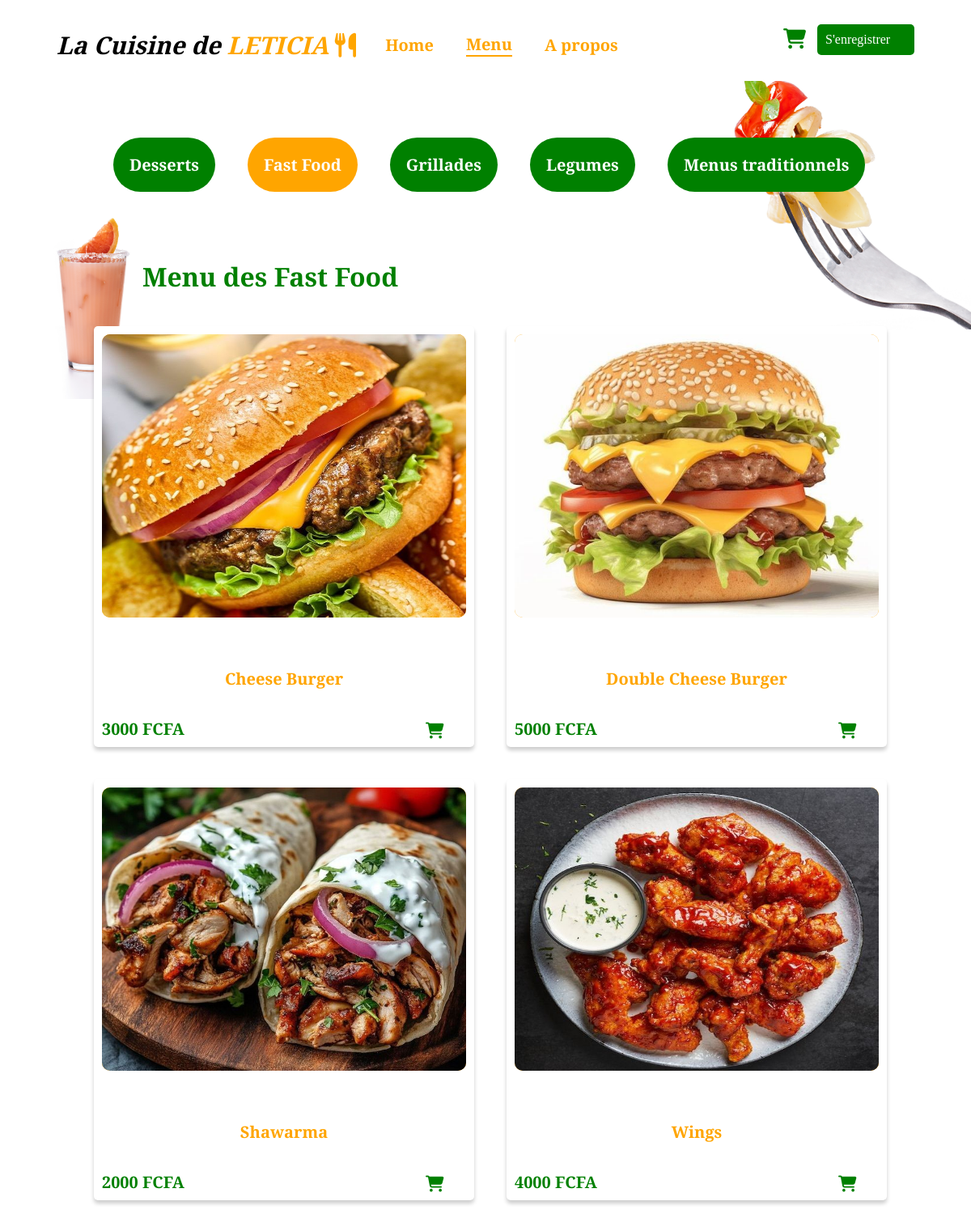
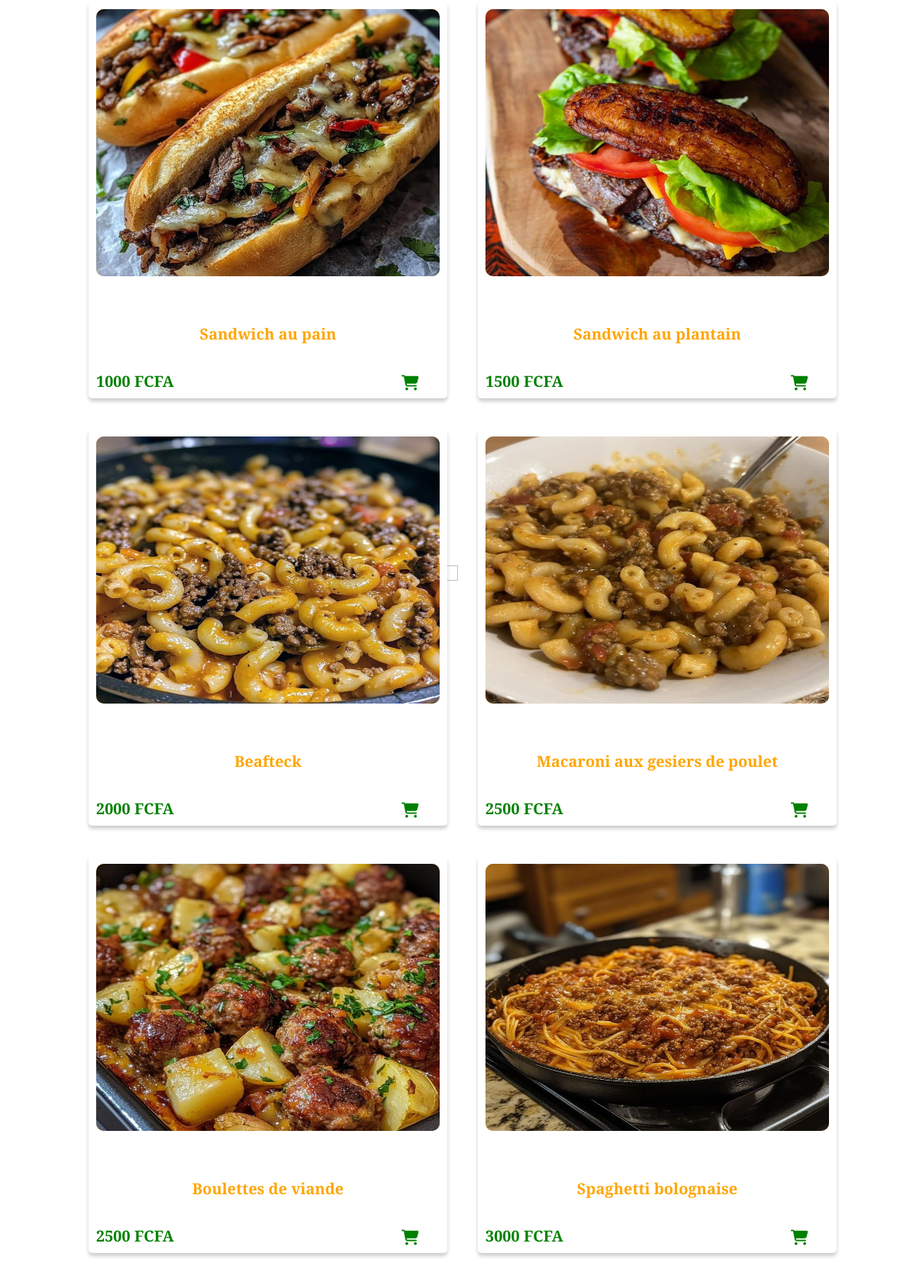
The page /menu?type=Fast+Food (upper part) on the database its author committed (2 pictures, top to bottom).
### model/repas.py (models this page shows, shortened)
class Repas(Base):
    def __init__(self, name = '',photo = '', prix = '', type = ''):
        self.name = name
        self.photo = photo
        self.prix = prix
        self.type = type
        self.Session = sessionmaker(bind = engine)
    __tablename__ = 'Repas'
    id = Column('id', Integer, primary_key = True, autoincrement = True)
    name = Column('name', String(255))
    description = Column('description', String(1023))
    photo = Column('photo', String(255))
    prix = Column('prix', String(255))
    type = Column('type', String(255))
    def Get_repas(self):
        session = self.Session()
        result = session.query(Repas).filter(Repas.type== self.type).all()
        if result == None:
            return False
        return result
    def Get_all_type(self):
        session = self.Session()
        result = session.query(Repas.type).group_by(Repas.type).all()
        if result == None:
            return False
        return result[1:]

### app.py (the view)
@app.route('/menu')
def menu(tpe = 'Fast Food'):
    all_type = Repas().Get_all_type()
    all_types = []
    for type in all_type:
        all_types.append(type[0])
    tpe = 'Fast Food'
    r = Repas(type=tpe)
    try:
        tpe = request.args.get('type')
        r = Repas(type=tpe)
    except:
        pass
    repas = r.Get_repas()
    return render_template('menu.html', repas=repas, type=tpe, all_types=all_types)

### templates/menu.html (shortened to what this page needs)
<!DOCTYPE html>
<html>
    <head>
        <link rel="stylesheet" href="{{ url_for('static', filename='css/style.css') }}">
        <link rel="stylesheet" href="{{ url_for('static', filename='css/card.css') }}">
        <link href="https://cdnjs.cloudflare.com/ajax/libs/font-awesome/6.5.1/css/all.min.css" rel="stylesheet">
    </head>
    <body>
        <div class='header'>
            <span class="nom-resto">La Cuisine de <span class="leticia">LETICIA <i class="fas fa-utensils"></i> </span></span>
            <div class='navbar'>
                <a href="{{url_for('index')}}"><div class="nav-elt">Home</div></a>
                <a href="{{url_for('menu')}}"><div class="nav-elt" style="border-bottom: 2px solid orange;">Menu</div></a>
                <a href="#footer"><div class="nav-elt">A propos</div></a>
            </div>
            <a href="#" class="panier-comamnde"><i class="fa-solid fa-cart-shopping"></i></a>
            <a href="#"><div class="btn-login">S'enregistrer</div></a>
        </div>
        <div class="sidebar">
            <ul>
                {% for tpe in all_types %}
                    {% if tpe == type %}
                        <li style="background-color: orange;"><a href="{{url_for('menu', type=tpe)}}">{{ tpe }}</a></li>
                    {% else %}
                        <li><a href="{{url_for('menu', type=tpe)}}">{{ tpe }}</a></li>
                    {% endif %}
                {% endfor %}
            </ul>
        </div>
        <div class='body body-menu'>
            {% if type %}
                <h1 class="titre-menu">Menu des {{type}}</h1>
            {% else %}
                <h1 class="titre-menu">Menu des Fast Foods</h1>
            {% endif %}
            <div class="cards">
                {% for repa in repas %}
                <div class="card-repas">
                    <div class="repas-img">
                        <img src="/static/img/repas/{{repa.photo}}" alt="">
                    </div>
                    <div class="repas-info">
                        <p class="repas-nom">{{ repa.name }}</p>
                        <div class="repas-prix">{{ repa.prix }} FCFA</div>
                        <div class="panier"><i class="fa-solid fa-cart-shopping"></i></div>
                    </div>
                </div>
            {% endfor %}
            </div>
        </div>
        <div class="deco deco1">
            <img class="deco-img" src="{{ url_for('static', filename='img/deco/deco2.jpg') }}" alt="">
        </div>
        <div class="deco deco4">
        </div>
        <div class="deco deco5">
        </div>
    </body>
</html>

### static/css/style.css (style rules this page uses)
a { text-decoration: none; color: black; }
body { font-family: 'Merriweather', serif; background-color: transparent; overflow-x: hidden; }
.header, .navbar { display: flex; z-index: 4; }
.header { top: 0; left: 0; position: fixed; width: 100%; height: 50px; align-items: center; justify-content: center; background-color: white; padding: 20px; padding-top: 30px; }
.navbar { gap: 40px; align-items: center; }
.nav-elt { color: orange; font-weight: bolder; font-size: 20px; }
.nom-resto { font-family: 'Merriweather', serif; position: fixed; left: 70px; font-size: 30px; font-weight: bold; font-style: italic; width: 50vw; }
.leticia { color: orange; font-weight: bold; }
.btn-login { position: fixed; right: 70px; margin-top: 10px; top: 20px; width: 100px; padding: 10px; border-radius: 5px; background-color: green; color: white; }
.panier-comamnde { position: fixed; right: 17%; top: 35px; font-size: 25px; color: green; }
.body { width: 70vw; margin-left: 14vw; background-color: transparent; margin-bottom: 100px; margin-top: 100px; }
.deco { position: fixed; z-index: -2; }
.deco-img { width: 100%; height: 100%; z-index: -1; }
.deco1 { top: 5%; left: 20px; width: 400px; height: auto; }
.deco4 { top: 0; right: -10px; width: 400px; height: auto; }
.deco5 { top: 50%; left: 25%; width: 300px; height: auto; }
.titre-menu { color: green; margin-top: 320px; }
.sidebar { position: absolute; width: 100vw; top: 150px; left: 0; height: fit-content; background-color: transparent; display: flex; justify-content: center; align-items: center; }
.sidebar ul { width: 80%; list-style: none; font-size: 20px; font-weight: bold; display: flex; gap: 40px; overflow-x: auto; overflow-y: none; white-space: nowrap; scrollbar-width: none; }
.sidebar ul li { margin-bottom: 50px; color: white; padding: 20px; background-color: green; border-radius: 35px; }
.sidebar ul a { color: white; }
.cards { width: 120%; display: flex; flex-wrap: wrap; gap: 40px; margin-top: 40px; margin-bottom: 40px; white-space: wrap; margin-left: -60px; }
.card-repas { width: 450px; height: 500px; display: grid; border-radius: 5px; padding: 10px; background-color: white; box-shadow: 0 4px 5px rgba(0, 0, 0, 0.2); transition: transform 0.5s ease; }
.repas-img { width: 450px; height: 350px; background-color: orange; border-radius: 10px; }
.repas-img img { width: 100%; height: 100%; border-radius: 10px; }
.repas-nom { display: flex; width: 100%; color: orange; font-size: 20px; font-weight: bold; justify-content: center; align-items: center; text-align: center; }
.repas-prix { position: absolute; font-size: 20px; font-weight: bolder; color: green; transform: translateY(15px); }
.panier { position: absolute; font-size: 20px; color: green; transform: translate(400px, 20px); }

### rows shown on the page
Repas: photo (picture), name "Cheese Burger", prix "3000"
Repas: photo (picture), name "Double Cheese Burger", prix "5000"
Repas: photo (picture), name "Shawarma", prix "2000"
Repas: photo (picture), name "Wings", prix "4000"
Repas: photo (picture), name "Sandwich au pain", prix "1000"
Repas: photo (picture), name "Sandwich au plantain", prix "1500"
Repas: photo (picture), name "Beafteck", prix "2000"
Repas: photo (picture), name "Macaroni aux gesiers de poulet", prix "2500"
Repas: photo (picture), name "Boulettes de viande", prix "2500"
Repas: photo (picture), name "Spaghetti bolognaise", prix "3000"

### other values the page prints
{{ tpe }} "Desserts" "Grillades" "Legumes" "Menus traditionnels"
{{ tpe }} "Fast Food"
{{ type }} "Fast Food"
